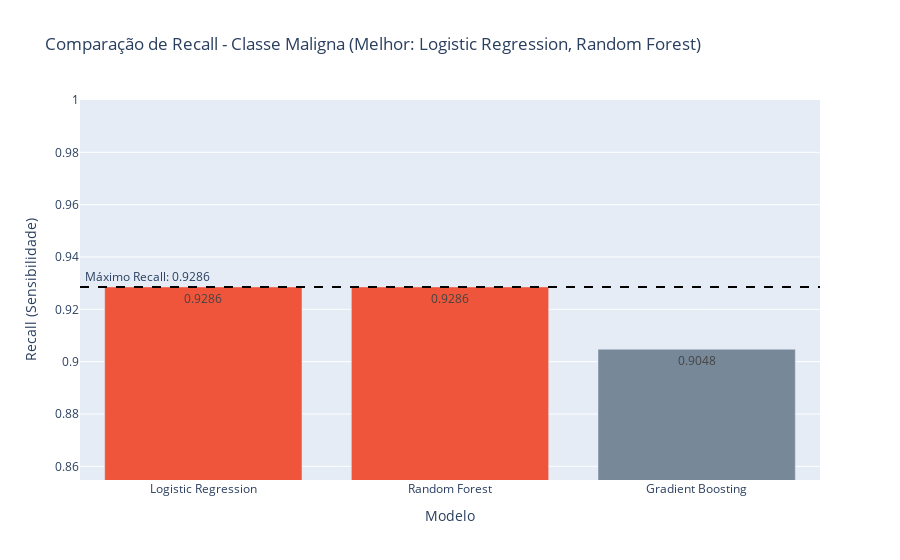

Notebook code cell kept with this figure:
### Markdown cell above
- Iniciamos a avaliação pela Acurácia, onde o 'Random Forest' liderou com [97,37%] de acertos, superando a 'Regressão Logística' e o 'Gradient Boosting'. 
- No entanto, reconhecemos que, no contexto oncológico, a acurácia isolada pode ser enganosa se o modelo falhar na detecção de casos positivos. 
- Portanto, utilizamos esta métrica apenas como um indicador inicial, priorizando investigações mais profundas sobre a segurança e a confiabilidade do diagnóstico nas etapas seguintes.

### Code cell
# # # Extração dos scores de Recall para a classe Maligna ("1")
# recall_scores = {name: results[name]["1"]["recall"] for name in results}

# # 1. Identificação do valor máximo e de TODOS os modelos que o atingiram
# best_recall_value = max(recall_scores.values())
# best_models = [name for name, score in recall_scores.items() if score == best_recall_value]

# # 2. Ajuste das cores: Destaque para todos que estão no topo
# colors = [
#     '#ef553b' if score == best_recall_value else 'lightslategray' 
#     for score in recall_scores.values()
# ]

# # 3. Criação do título dinâmico (trata um ou mais vencedores)
# vencedores_str = ", ".join(best_models)
# titulo = f"Comparação de Recall - Classe Maligna (Melhor: {vencedores_str})"

# # 4. Criação do Gráfico
# fig = px.bar(
#     x=list(recall_scores.keys()), 
#     y=list(recall_scores.values()), 
#     title=titulo,
#     labels={'x': 'Modelo', 'y': 'Recall (Sensibilidade)'},
#     text_auto='.4f'
# )

# # Aplicar cores e estilo
# fig.update_traces(marker_color=colors)

# # Adicionar linha de referência (Threshold do melhor modelo)
# fig.add_hline(
#     y=best_recall_value, 
#     line_dash="dash", 
#     line_color="black", 
#     annotation_text=f" Máximo Recall: {best_recall_value:.4f}", 
#     annotation_position="top left"
# )

# # Ajuste de escala para evidenciar diferenças mínimas
# min_recall = min(recall_scores.values())
# fig.update_layout(
#     yaxis=dict(range=[min_recall - 0.05, 1.0]),
#     showlegend=False
# )

# fig.show()




# Extrai o valor de Recall especificamente para a classe '1' (Maligna) de cada modelo no dicionário de resultados
recall_scores = {name: results[name]["1"]["recall"] for name in results}

# Localiza o maior valor de Recall alcançado para identificar o teto de desempenho em sensibilidade
best_recall_value = max(recall_scores.values())

# Filtra todos os modelos que atingiram esse valor máximo, permitindo a identificação de empates técnicos
best_models = [name for name, score in recall_scores.items() if score == best_recall_value]

# --- Ajuste das cores: Destaque para todos que estão no topo ---

# Atribui a cor de destaque (#ef553b) para todos os modelos líderes e cinza para os demais, evidenciando o empate visualmente
colors = [
    '#ef553b' if score == best_recall_value else 'lightslategray' 
    for score in recall_scores.values()
]

# --- Criação do título dinâmico (trata um ou mais vencedores) ---

# Concatena os nomes dos modelos vencedores em uma string separada por vírgulas para o título
vencedores_str = ", ".join(best_models)

# Define o título do gráfico especificando quais modelos possuem a melhor capacidade de detecção de tumores
titulo = f"Comparação de Recall - Classe Maligna (Melhor: {vencedores_str})"

# --- Criação do Gráfico ---

# Inicializa o gráfico de barras comparativo focado em Sensibilidade (Recall)
fig = px.bar(
    # Eixo X com os nomes dos algoritmos testados    
    x=list(recall_scores.keys()), 

    # Eixo Y com os respectivos scores de Recall
    y=list(recall_scores.values()), 

    # Aplica o título dinâmico configurado
    title=titulo, 

    # Rotula os eixos para clareza técnica
    labels={'x': 'Modelo', 'y': 'Recall (Sensibilidade)'}, 

    # Exibe o valor do Recall com 4 casas decimais sobre cada barra
    text_auto='.4f' 
)

# --- Aplicar cores e estilo ---

# Aplica a lógica de cores (laranja para líderes, cinza para outros) definida anteriormente
fig.update_traces(marker_color=colors)

# --- Adicionar linha de referência ---

# Insere uma linha de referência horizontal no nível do melhor desempenho para facilitar o benchmarking visual
fig.add_hline(
    # Posiciona a linha no valor máximo de Recall
    y=best_recall_value, 

    # Define o traçado da linha como tracejado
    line_dash="dash", 

    # Utiliza a cor preta para destacar a linha de corte
    line_color="black", 

    # Adiciona etiqueta informativa sobre a linha
    annotation_text=f" Máximo Recall: {best_recall_value:.4f}", 

    # Posiciona o texto explicativo no canto superior esquerdo
    annotation_position="top left"     
)

# --- Ajuste de escala ---

# Calcula o menor valor de Recall para ajustar o "zoom" do eixo vertical
min_recall = min(recall_scores.values())

fig.update_layout(
    # Ajusta o intervalo do eixo Y para focar na zona de interesse, facilitando a visualização de pequenas diferenças
    yaxis=dict(range=[min_recall - 0.05, 1.0]),
    
    # Oculta a legenda redundante para maximizar a área do gráfico
    showlegend=False 
)

# Renderiza a visualização no ambiente de execução
fig.show()

### Figure 1 — Plotly figure (JSON) as saved in the notebook; plotly's stock layout.template omitted (floating-point values rounded to 4 significant figures)
{"data": [{"hovertemplate": "Modelo=%{x}<br>Recall (Sensibilidade)=%{y}<extra></extra>", "legendgroup": "", "marker": {"color": ["#ef553b", "#ef553b", "lightslategray"], "pattern": {"shape": ""}}, "name": "", "orientation": "v", "showlegend": false, "textposition": "auto", "texttemplate": "%{y:.4f}", "type": "bar", "x": ["Logistic Regression", "Random Forest", "Gradient Boosting"], "xaxis": "x", "y": [0.9286, 0.9286, 0.9048], "yaxis": "y"}], "layout": {"annotations": [{"showarrow": false, "text": " Máximo Recall: 0.9286", "x": 0, "xanchor": "left", "xref": "x domain", "y": 0.9286, "yanchor": "bottom", "yref": "y"}], "barmode": "relative", "legend": {"tracegroupgap": 0}, "shapes": [{"line": {"color": "black", "dash": "dash"}, "type": "line", "x0": 0, "x1": 1, "xref": "x domain", "y0": 0.9286, "y1": 0.9286, "yref": "y"}], "showlegend": false, "title": {"text": "Comparação de Recall - Classe Maligna (Melhor: Logistic Regression, Random Forest)"}, "xaxis": {"anchor": "y", "domain": [0, 1], "title": {"text": "Modelo"}}, "yaxis": {"anchor": "x", "domain": [0, 1], "range": [0.8548, 1], "title": {"text": "Recall (Sensibilidade)"}}}}
